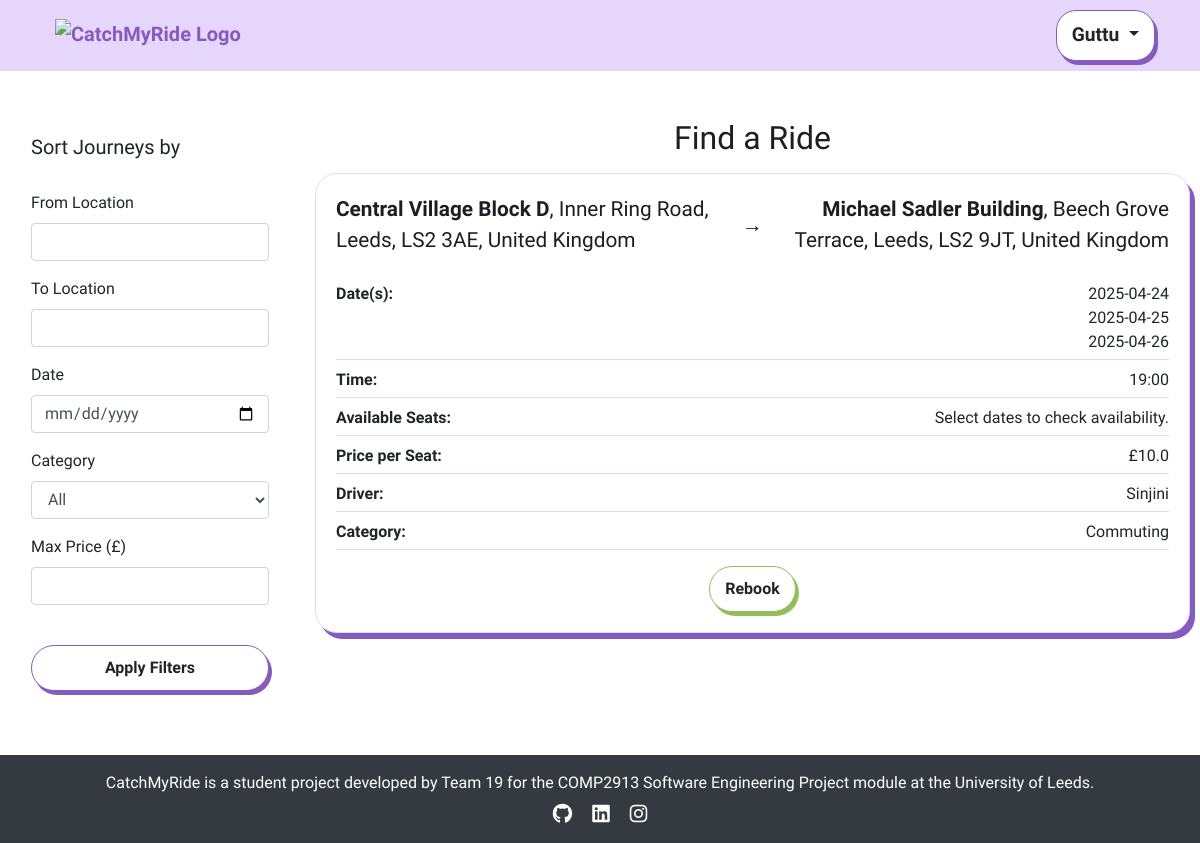
Screenshot of /view_journeys (signed in) with the database file from the repository.
### app/models.py (models this page shows, shortened)
class User(db.Model, UserMixin):
    id = db.Column(db.Integer, primary_key=True)
    username = db.Column(db.String(100), unique=True, nullable=False)
    email = db.Column(db.String(150), unique=True, nullable=False)
    password_hash = db.Column(db.String(200), nullable=False)
    is_active = db.Column(db.Boolean, default=True) # to check if the user activation (user authentication)
    is_manager = db.Column(db.Boolean, default=False)
    published_rides = db.relationship('publish_ride', backref='driver', lazy=True)
    booked_rides = db.relationship('publish_ride', secondary=passenger_rides, backref='passengers')

class publish_ride(db.Model):
    id = db.Column(db.Integer, primary_key=True)
    driver_id = db.Column(db.Integer, db.ForeignKey('user.id'), nullable=False)
    driver_name = db.Column(db.String(100), nullable=False)  # Added Driver Name
    from_location = db.Column(db.String(200), nullable=False)
    to_location = db.Column(db.String(200), nullable=False)
    date_time = db.Column(db.DateTime, nullable=True)  # Now optional
    available_seats_per_date = db.Column(db.JSON, nullable=True)
    price_per_seat = db.Column(db.Float, nullable=False)
    category = db.Column(db.String(50), nullable=False)
    recurrence_dates = db.Column(db.String(255), nullable=True)
    commute_times = db.Column(db.String(255), nullable=True)  # Stores commute time slots
    is_available = db.Column(db.Boolean, default=True)
    status = db.Column(db.String(20), default="Booked")

### app/views.py (the view)
@app.route('/view_journeys')
def view_journeys():
    london = pytz.timezone("Europe/London")
    aware_now = datetime.now(london)
    now = aware_now.replace(tzinfo=None)
    db.session.commit()
    db.session.expire_all()
    journeys = []
    for ride in publish_ride.query.all():
        if ride.category == "one-time" and ride.date_time < now:
            continue  # Skip past one-time rides
        try:
            seat_data = json.loads(ride.available_seats_per_date) if ride.available_seats_per_date else {}
        except (json.JSONDecodeError, TypeError):
            seat_data = {}
        if ride.category == "commuting":
            filtered_seats = {}
            commute_times = []
            try:
                commute_times = [datetime.strptime(t.strip(), "%H:%M").time() for t in ride.commute_times.split(",") if t.strip()]
            except Exception as e:
                print(f"error: Failed to parse commute_times: {ride.commute_times} — {e}")
            earliest_time = min(commute_times) if commute_times else time(0, 0)
            for date, seats in seat_data.items():
                try:
                    dt = datetime.combine(datetime.strptime(date, "%Y-%m-%d").date(), earliest_time)
                    if dt >= now:
                        filtered_seats[date] = seats
                except Exception as e:
                    print(f"error: Could not parse datetime for {date}: {e}")
            seat_data = filtered_seats
        ride.seat_tracking = seat_data
        journeys.append(ride)
        journeys = [
            journey for journey in journeys
            if journey.seat_tracking and any(seats > 0 for seats in journey.seat_tracking.values())
        ]
    booked_journey_ids = set()
    if current_user.is_authenticated:
        booked_journey_ids = {booking.ride_id for booking in book_ride.query.filter_by(user_id=current_user.id).all()}
    for journey in journeys:
        journey.user_has_booked = journey.id in booked_journey_ids
    return render_template('view_journeys.html', journeys=journeys, user=current_user)

### app/views.py (called while the page is built)
@app.before_request
def check_redirect_after_login():
    if 'redirect_after_login' in session and current_user.is_authenticated:
        redirect_path = session.pop('redirect_after_login')
        return redirect(redirect_path)

@login_manager.user_loader
def load_user(user_id):
    return User.query.get(int(user_id))

@app.context_processor
def inject_user():
    return dict(user=current_user)

### app/templates/view_journeys.html (shortened to what this page needs)
{% extends "base.html" %}
{% block content %}
<div class="container-fluid my-5">
    <div class="row">
        <div class="col-md-3">
            <div class="filter-sidebar p-3">
                <h5>Sort Journeys by</h5>
                <br>
                <form id="journeyFilters">
                    <div class="mb-3">
                        <label for="filterFrom" class="form-label">From Location</label>
                        <input type="text" class="form-control" id="filterFrom">
                    </div>
                    <div class="mb-3">
                        <label for="filterTo" class="form-label">To Location</label>
                        <input type="text" class="form-control" id="filterTo">
                    </div>
                    <div class="mb-3">
                        <label for="filterDate" class="form-label">Date</label>
                        <input type="date" class="form-control" id="filterDate">
                    </div>
                    <div class="mb-3">
                        <label for="filterCategory" class="form-label">Category</label>
                        <select class="form-control" id="filterCategory">
                            <option value="">All</option>
                        </select>
                    </div>
                    <div class="mb-3">
                        <label for="filterPrice" class="form-label">Max Price (£)</label>
                        <input type="number" class="form-control" id="filterPrice">
                    </div>
                    <br>
                    <button type="button" id="applyFilters" class="btn btn-base btn-one w-100">Apply Filters</button>
                </form>
            </div>
        </div>
        <div class="col-md-9 card-list-container">
            <h2 class="text-center mb-3">Find a Ride</h2>
            {% if journeys %}
                <div class="row">
                    {% for journey in journeys %}
                        <div class="col-12 mb-4">
                            <div class="card">
                                <div class="card-body">
                                    <div class="journey-title-container">
                                        <div class="from">
                                            <strong>{{ journey.from_location.split(',')[0] }}</strong>{{ journey.from_location.replace(journey.from_location.split(',')[0], '') }}
                                        </div>
                                        <div class="arrow">→</div>
                                        <div class="to">
                                            <strong>{{ journey.to_location.split(',')[0] }}</strong>{{ journey.to_location.replace(journey.to_location.split(',')[0], '') }}
                                        </div>
                                    </div>
                                    <div class="journey-details">
                                        <div class="detail-item">
                                            <span class="detail-heading">Date(s):</span>
                                            {% if journey.category == "one-time" %}
                                                <span>{{ journey.date_time.strftime('%Y-%m-%d') }}</span>
                                            {% elif journey.category == "commuting" %}
                                                <ul class="date-list">
                                                    {% for date in journey.seat_tracking.keys() | sort %}
                                                    <li>{{ date }}</li>
                                                    {% endfor %}
                                                </ul>
                                            {% endif %}
                                        </div>
                                        <div class="detail-item">
                                            <span class="detail-heading">Time:</span>
                                            {% if journey.category == "one-time" %}
                                                <span>{{ journey.date_time.strftime('%H:%M') }}</span>
                                            {% elif journey.category == "commuting" %}
                                                <span>{{ journey.commute_times | replace(',', ', ') }}</span>
                                            {% endif %}
                                        </div>
                                        <div class="detail-item">
                                            <span class="detail-heading">Available Seats:</span>
                                            {% if journey.category == "one-time" %}
                                                <span>{{ journey.seat_tracking.values() | max if journey.seat_tracking else 0 }}</span>
                                            {% elif journey.category == "commuting" %}
                                                <span>Select dates to check availability.</span>
                                            {% endif %}
                                        </div>
                                        <div class="detail-item">
                                            <span class="detail-heading">Price per Seat:</span>
                                            <span>£{{ journey.price_per_seat }}</span>
                                        </div>
                                        <div class="detail-item">
                                            <span class="detail-heading">Driver:</span>
                                            <span>{{ journey.driver_name }}</span>
                                        </div>
                                        <div class="detail-item">
                                            <span class="detail-heading">Category:</span>
                                            <span>{{ 'One-Time' if journey.category == 'one-time' else 'Commuting' }}</span>
                                        </div>
                                    </div>
                                    <div class="text-center mt-3">
                                        {% if user and journey.user_has_booked %}
                                            {% if journey.category == "one-time" %}
                                                <form action="{{ url_for('book_onetime', ride_id=journey.id) }}" method="get">
                                            {% elif journey.category == "commuting" %}
                                                <form action="{{ url_for('book_commuting', ride_id=journey.id) }}" method="get">
                                            {% endif %}
                                            <button type="submit" class="btn btn-base btn-green">Rebook</button>
                                        </form>
                                        {% endif %}
                                    </div>
                                </div>
                            </div>
                        </div>
                    {% endfor %}
                </div>
            {% else %}
                <p class="text-center mt-4">No journeys available at the moment.</p>
            {% endif %}
        </div>
    </div>
</div>
{% endblock %}

### app/templates/base.html (shortened to what this page needs)
<!DOCTYPE html>
<html lang="en">
<head>
    <link rel="stylesheet" href="https://stackpath.bootstrapcdn.com/bootstrap/4.2.1/css/bootstrap.min.css">
    <link rel="stylesheet" href="{{ url_for('static', filename='style.css') }}">
    <link rel="stylesheet" href="https://cdnjs.cloudflare.com/ajax/libs/font-awesome/6.0.0-beta3/css/all.min.css">
    <link href='https://unpkg.com/boxicons@2.1.4/css/boxicons.min.css' rel='stylesheet'>
    <link rel="stylesheet" href="https://cdn.jsdelivr.net/npm/flatpickr/dist/flatpickr.min.css">
    <link rel="stylesheet" href="https://unpkg.com/leaflet/dist/leaflet.css" />
    <link rel="stylesheet" href="https://unpkg.com/leaflet.markercluster/dist/MarkerCluster.css" />
    <link rel="stylesheet" href="https://unpkg.com/leaflet.markercluster/dist/MarkerCluster.Default.css" />
</head>
<body class="{% block body_class %}{% endblock %}">
    <div class="flex-wrapper">
    <nav class="navbar">
        <div class="container navbar-container d-flex align-items-baseline justify-content-between">
            <a class="navbar-brand navbar-logo" href="/" aria-label="Catch My Ride Logo" title="Go to home page">
                <img src="https://res.cloudinary.com/dpar2oaev/image/upload/v1745328859/330533dc-5ec6-4b41-a5c8-143db92afdf2.png"
                     alt="CatchMyRide Logo"
                     class="logo-img">
            </a>
            <div class="dropdown">
                {% if user.is_authenticated %}
                    <button class="btn btn-base btn-profile dropdown-toggle" type="button" id="profileDropdown" data-bs-toggle="dropdown" aria-haspopup="true" aria-expanded="false">
                        {{ user.username }}
                    </button>
                {% endif %}
            </div>
        </div>
    </nav>
    <main>
        {% block content %}{% endblock %}
    </main>
    <footer class="bg-dark text-white text-center py-3 mt-5">
        <div class="container">
            <p class="mb-0">
                CatchMyRide is a student project developed by Team 19 for the COMP2913 Software Engineering Project module at the University of Leeds.
            </p>
            <div class="social-links mt-2">
                <a href="https://github.com/COMP2913-24-25/software-engineering-project-team-19/wiki" class="text-white mx-2"><i class="fa-brands fa-github fa-lg"></i></a>
                <a href="https://www.linkedin.com/school/university-of-leeds/posts/?feedView=all" class="text-white mx-2"><i class="fa-brands fa-linkedin fa-lg"></i></a>
                <a href="https://www.instagram.com/universityofleeds/" class="text-white mx-2"><i class="fa-brands fa-instagram fa-lg"></i></a>
            </div>
        </div>
    </footer>
</body>
</html>

### app/static/style.css (style rules this page uses)
html { scroll-behavior: smooth; }
body { margin: 0; background-color: #fff; font-family: "Oxanium", serif; font-weight: 300; }
h2 { font-family: 'Shrikhand', serif; color: #1f1d21; }
i { font-size: 1.2rem; }
a { color: #855bbe; font-weight: bold; text-decoration: none; transition: color 0.3s ease-in-out; }
.navbar .container { display: flex; flex-direction: row; align-items: center; justify-content: space-between; }
.navbar { background-color: #e6d6fc; text-align: center; padding: 10px 0; }
.logo-img { height: 100px; max-height: 70px; object-fit: contain; margin-left: 10px; }
.btn-base { padding: 10px 15px; border-radius: 23px; font-weight: bold; transition: all 0.2s ease-in-out; background-color: white; color: var(--text-color); border: 1px solid var(--border-color); box-shadow: 3px 4px 0px var(--shadow-color); }
.btn-one { --color: #1f1d21; --border-color: #855bbe; --shadow-color: #855bbe; --bg-color: #e6d6fc; }
.btn-profile { --color: #1f1d21; --border-color: #855bbe; --bg-color: #e6d6fc; --shadow-color: #855bbe; font-size: 1.2rem; border-radius: 20px; }
.btn-green { --color: #1f1d21; --border-color: #94BE5B; --bg-color: #C9DEAD; --shadow-color: #94BE5B; }
.card { border-radius: 22px; border-color: #e6d6fc; box-shadow: 5px 6px 0px #855bbe; transition: transform 0.2s ease-in-out; }
.card-list-container { max-height: 80vh; overflow-y: auto; overflow-x: hidden; padding-right: 10px; }
.card .text-center { margin-top: 15px; }
.journey-title-container { display: flex; justify-content: space-between; align-items: center; text-align: center; font-size: 1.3rem; font-weight: 400; color: #1f1d21; margin-bottom: 25px; flex-wrap: nowrap; overflow-x: hidden; gap: 1rem; }
.journey-title-container .from { flex: 1; text-align: left; }
.journey-title-container .to { flex: 1; text-align: right; }
.journey-title-container .arrow { width: 40px; text-align: center; font-weight: bold; display: flex; align-items: center; justify-content: center; }
.journey-details { display: flex; flex-direction: column; gap: 8px; }
.detail-item { display: flex; justify-content: space-between; border-bottom: 1px solid #e6d6fc; padding-bottom: 5px; }
.date-list { margin: 0; }
.date-list li { display: block; }
.detail-heading { font-weight: 600; }

### rows the page displays
User: username "Guttu"
publish_ride: from_location "Central Village Block D", from_location.replace ", Inner Ring Road, Leeds, LS2 3AE, United Kingdom", to_location "Michael Sadler Building", to_location.replace ", Beech Grove Terrace, Leeds, LS2 9JT, United Kingdom", sort "2025-04-24" "2025-04-25" "2025-04-26", commute_times "19:00", shows "Select dates to check availability.", price_per_seat "10.0", driver_name "Sinjini", category "Commuting"
